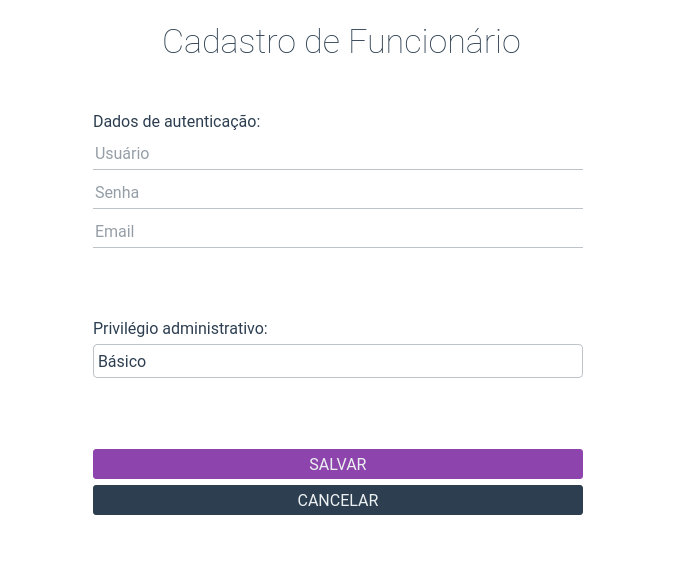
<?xml version="1.0" encoding="UTF-8"?>
<ui version="4.0">
 <class>FormWidget</class>
 <widget class="QWidget" name="FormWidget">
  <property name="geometry">
   <rect>
    <x>0</x>
    <y>0</y>
    <width>683</width>
    <height>561</height>
   </rect>
  </property>
  <property name="windowTitle">
   <string>Form</string>
  </property>
  <property name="styleSheet">
   <string notr="true">/*	QWidget	*/
QWidget{
	color: #2c3e50;
	background-color: #ffffff;
}
/*	QLabel	*/
QLabel{
	font-family: Roboto;
	text-align: center;
	font-size: 16px;
}
QLabel#lblTitle{
	font-family: Roboto;
	font-weight: 100;
	font-size: 34px;
}
QLabel#lblIdentifier{
	color: #ffffff;
}
QLabel#lblStatus{
	font-size: 12px;
	color: #ecf0f1;
}
/*	QLineEdit	*/
QLineEdit{
	height: 32px;
	font-family: Roboto;
	font-size: 16px;
	color: #2c3e50;
	border: 0px;
	border-bottom: 1px solid #bdc3c7;
	selection-background-color: #34495e;
	selection-color: #ffffff;
}
/*	QPushButton	*/
QPushButton{
	font-family: Roboto;
	font-size: 16px;
	font-weight: 300;
	text-align: center;
	color: #ecf0f1;
	border: 0;
	border-radius: 3px;
	background-color: #8e44ad;
}
QPushButton:hover{
	background: #9b59b6;
}
QPushButton#btnCancel{
	background-color: #2c3e50;
}
QPushButton#btnCancel:hover{
	background-color: #34495e;
}
QPushButton#btnEdit{
	font-family: Roboto;
	font-size: 16px;
	font-weight: 300;
	text-align: center;
	color: #ecf0f1;
	border: 0;
	border-radius: 3px;
	background-color: #2980b9;
}
QPushButton#btnEdit:hover{
	background: #3498db;
}
QPushButton#btnRem{
	font-family: Roboto;
	font-size: 16px;
	font-weight: 300;
	text-align: center;
	color: #ecf0f1;
	border: 0;
	border-radius: 3px;
	background-color: #c0392b;
}
QPushButton#btnRem:hover{
	background: #e74c3c;
}
/*	QComboBox	*/
QComboBox{
	height: 32px;
	font-family: Roboto;
	font-size: 16px;
	color: #2c3e50;
	border-radius: 4px;
	border: 1px solid #bdc3c7;
}
QComboBox QAbstractItemView {
	selection-background-color: #2c3e50;
	selection-color: #ffffff;
}
QComboBox::drop-down {
	border: 0;
	border-radius: 4px;
}
QComboBox::down-arrow{   
	image: url(resources/icons/arrows-down.png); 
	width: 14px;
	margin-right: 5px;
}
/*	QDateEdit	*/
QDateEdit{
	height: 32px;
	font-family: Roboto;
	font-size: 16px;
	color: #2c3e50;
	border: 1px solid #bdc3c7;
	border-radius: 5px;
	selection-background-color: #2c3e50;
	selection-color: #ffffff;
}
QDateEdit::drop-down{ border: 0; }
QDateEdit::down-arrow{
	image: url(resources/icons/arrows-down.png); 
	width: 14px;
}
/*	QCalendarWidget	*/
QCalendarWidget {
	font-family: Roboto;
	font-size: 12px;
}
QCalendarWidget QAbstractItemView {
	background-color:#ffffff; 
	selection-background-color: #2c3e50;
	selection-color: #ecf0f1;
}
QCalendarWidget QToolButton {
	border: 0;
	border-radius: 5px;
	icon-size: 20px, 20px;
	image: url(resources/icons/arrows-down.png); 
}
QCalendarWidget QToolButton::menu-arrow {
	width: 14px;
	image: url(resources/icons/arrows-left.png); 
	padding: 20px;
}
QCalendarWidget QToolButton::menu-button {
	width: 14px;
	image: url(resources/icons/arrows-right.png); 
	padding: 20px;
}
QCalendarWidget QToolButton::menu-indicator {
	width: 14px;
	image: url(resources/icons/arrows-down.png); 
	padding: 20px;
}
/*	QSpinBox	*/
QSpinBox::up-button { 
	width: 14px;
	image: url(resources/icons/arrows-up.png); 
}
QSpinBox::down-button { 
	width: 14px;
	image: url(resources/icons/arrows-down.png); 
}
/*	ScrollBar	*/
QScrollBar:vertical{
	width: 5px;
}
QScrollBar::handle:vertical {
	min-height: 10px;
	background-color: #2c3e50;
}
QScrollBar::handle:vertical {
	min-height: 10px;
	background-color: #34495e;
	border: 0;
	border-radius: 2px;
}
/*	QTableWidget	*/
QTableWidget{
	height: 32px;
	font-family: Roboto;
	font-size: 16px;
	border: 1px solid #ecf0f1;
	border-radius: 5px;
	color: #000000;
	background-color: #ffffff;
	alternate-background-color: #ecf0f1;
	selection-background-color: #2c3e50;
}
/*	QHeaderView	*/
QHeaderView::section{
	color: #2c3e50;
	border: 1px solid #bdc3c7;
	border-radius: 1px;
	background-color: #ffffff;
	font-family: Roboto;
	text-align: center;
	font-size:16px;
	height: 32px;
}
/* AboutWidget */
QWidget#AboutWidget QLabel{
	font-family: Roboto;
	font-weight: 100;
	text-align: center;
	font-size: 16px;
}
QWidget#AboutWidget QLabel#lblTitle{
	font-family: Roboto;
	font-weight: 100;
	font-size: 100px;
}
/* QMessageBox */
QMessageBox{
	background-color: #2c3e50;
}
QMessageBox QLabel{
	background-color: #2c3e50;
	color: #ecf0f1;
	font-family: Roboto;
	font-size: 14px;
}
QMessageBox QPushButton{
	border: 0;
	border-radius: 3px;
	background-color: #8e44ad;
	color: #ecf0f1;
    font-family: Roboto;
	font-size: 16px;
	font-weight: 300;
	min-height: 30px;
	min-width: 120px;
}
QMessageBox QPushButton:hover{
	background-color: #9b59b6;
}
QMessageBox QPushButton#btnInformative{
	border: 0;
	border-radius: 3px;
	background-color: #2980b9;
	color: #ecf0f1;
    font-family: Roboto;
	font-size: 16px;
	font-weight: 300;
	min-height: 30px;
	min-width: 120px;
}
QMessageBox QPushButton#btnInformative:hover{
	background-color: #3498db;
}
QMessageBox QPushButton#btnWarning{
	border: 0;
	border-radius: 3px;
	background-color: #c0392b;
	color: #ecf0f1;
    font-family: Roboto;
	font-size: 16px;
	font-weight: 300;
	min-height: 30px;
	min-width: 120px;
}
QMessageBox QPushButton#btnWarning :hover{
	background-color: #e74c3c;
}</string>
  </property>
  <layout class="QVBoxLayout" name="verticalLayout">
   <item>
    <widget class="QLabel" name="lblTitle">
     <property name="sizePolicy">
      <sizepolicy hsizetype="Preferred" vsizetype="Fixed">
       <horstretch>0</horstretch>
       <verstretch>0</verstretch>
      </sizepolicy>
     </property>
     <property name="minimumSize">
      <size>
       <width>0</width>
       <height>60</height>
      </size>
     </property>
     <property name="text">
      <string>Cadastro de Funcionário</string>
     </property>
     <property name="alignment">
      <set>Qt::AlignCenter</set>
     </property>
    </widget>
   </item>
   <item>
    <layout class="QHBoxLayout" name="hlStatus">
     <item>
      <spacer name="hsLeft">
       <property name="orientation">
        <enum>Qt::Horizontal</enum>
       </property>
       <property name="sizeHint" stdset="0">
        <size>
         <width>40</width>
         <height>20</height>
        </size>
       </property>
      </spacer>
     </item>
     <item>
      <widget class="QLabel" name="lblStatus">
       <property name="sizePolicy">
        <sizepolicy hsizetype="Fixed" vsizetype="Preferred">
         <horstretch>0</horstretch>
         <verstretch>0</verstretch>
        </sizepolicy>
       </property>
       <property name="minimumSize">
        <size>
         <width>300</width>
         <height>0</height>
        </size>
       </property>
       <property name="text">
        <string/>
       </property>
       <property name="alignment">
        <set>Qt::AlignCenter</set>
       </property>
      </widget>
     </item>
     <item>
      <spacer name="hsRight">
       <property name="orientation">
        <enum>Qt::Horizontal</enum>
       </property>
       <property name="sizeHint" stdset="0">
        <size>
         <width>40</width>
         <height>20</height>
        </size>
       </property>
      </spacer>
     </item>
    </layout>
   </item>
   <item>
    <layout class="QHBoxLayout" name="hContent">
     <property name="leftMargin">
      <number>20</number>
     </property>
     <property name="rightMargin">
      <number>20</number>
     </property>
     <item>
      <spacer name="hsLeft_2">
       <property name="orientation">
        <enum>Qt::Horizontal</enum>
       </property>
       <property name="sizeHint" stdset="0">
        <size>
         <width>40</width>
         <height>20</height>
        </size>
       </property>
      </spacer>
     </item>
     <item>
      <widget class="QFrame" name="frame">
       <property name="minimumSize">
        <size>
         <width>500</width>
         <height>400</height>
        </size>
       </property>
       <layout class="QVBoxLayout" name="verticalLayout_2">
        <property name="leftMargin">
         <number>1</number>
        </property>
        <item>
         <widget class="QLabel" name="lblAuth">
          <property name="text">
           <string>Dados de autenticação:</string>
          </property>
         </widget>
        </item>
        <item>
         <widget class="QLineEdit" name="txtUsername">
          <property name="maxLength">
           <number>16</number>
          </property>
          <property name="placeholderText">
           <string>Usuário</string>
          </property>
         </widget>
        </item>
        <item>
         <widget class="QLineEdit" name="txtPassword">
          <property name="text">
           <string/>
          </property>
          <property name="maxLength">
           <number>16</number>
          </property>
          <property name="echoMode">
           <enum>QLineEdit::Password</enum>
          </property>
          <property name="placeholderText">
           <string>Senha</string>
          </property>
         </widget>
        </item>
        <item>
         <widget class="QLineEdit" name="txtEmail">
          <property name="maxLength">
           <number>255</number>
          </property>
          <property name="placeholderText">
           <string>Email</string>
          </property>
         </widget>
        </item>
        <item>
         <spacer name="vsTop">
          <property name="orientation">
           <enum>Qt::Vertical</enum>
          </property>
          <property name="sizeHint" stdset="0">
           <size>
            <width>20</width>
            <height>40</height>
           </size>
          </property>
         </spacer>
        </item>
        <item>
         <widget class="QLabel" name="lblPrivillege">
          <property name="text">
           <string>Privilégio administrativo:</string>
          </property>
         </widget>
        </item>
        <item>
         <widget class="QComboBox" name="cbPrivillege">
          <property name="editable">
           <bool>false</bool>
          </property>
          <property name="currentText">
           <string>Básico</string>
          </property>
          <property name="currentIndex">
           <number>0</number>
          </property>
          <item>
           <property name="text">
            <string>Básico</string>
           </property>
          </item>
          <item>
           <property name="text">
            <string>Gerente</string>
           </property>
          </item>
          <item>
           <property name="text">
            <string>Administrador</string>
           </property>
          </item>
         </widget>
        </item>
        <item>
         <spacer name="vsBottom">
          <property name="orientation">
           <enum>Qt::Vertical</enum>
          </property>
          <property name="sizeHint" stdset="0">
           <size>
            <width>20</width>
            <height>40</height>
           </size>
          </property>
         </spacer>
        </item>
        <item>
         <widget class="QPushButton" name="btnSave">
          <property name="minimumSize">
           <size>
            <width>0</width>
            <height>30</height>
           </size>
          </property>
          <property name="text">
           <string>SALVAR</string>
          </property>
         </widget>
        </item>
        <item>
         <widget class="QPushButton" name="btnCancel">
          <property name="minimumSize">
           <size>
            <width>30</width>
            <height>30</height>
           </size>
          </property>
          <property name="text">
           <string>CANCELAR</string>
          </property>
         </widget>
        </item>
       </layout>
      </widget>
     </item>
     <item>
      <spacer name="hsRight_2">
       <property name="orientation">
        <enum>Qt::Horizontal</enum>
       </property>
       <property name="sizeHint" stdset="0">
        <size>
         <width>40</width>
         <height>20</height>
        </size>
       </property>
      </spacer>
     </item>
    </layout>
   </item>
   <item>
    <widget class="QLabel" name="lblIdentifier">
     <property name="sizePolicy">
      <sizepolicy hsizetype="Preferred" vsizetype="Fixed">
       <horstretch>0</horstretch>
       <verstretch>0</verstretch>
      </sizepolicy>
     </property>
     <property name="minimumSize">
      <size>
       <width>0</width>
       <height>20</height>
      </size>
     </property>
     <property name="text">
      <string/>
     </property>
     <property name="alignment">
      <set>Qt::AlignCenter</set>
     </property>
    </widget>
   </item>
  </layout>
 </widget>
 <resources/>
 <connections/>
</ui>
